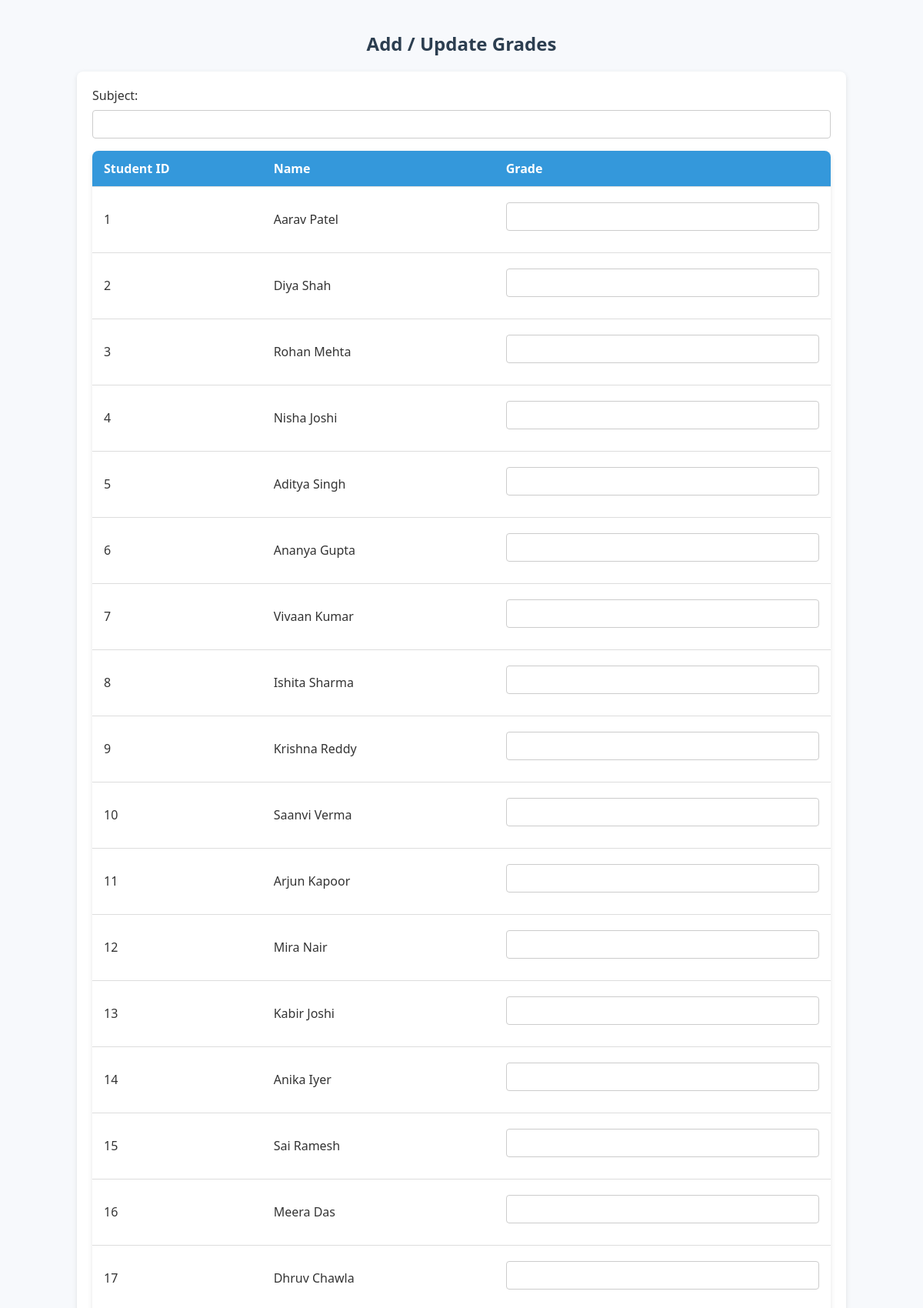
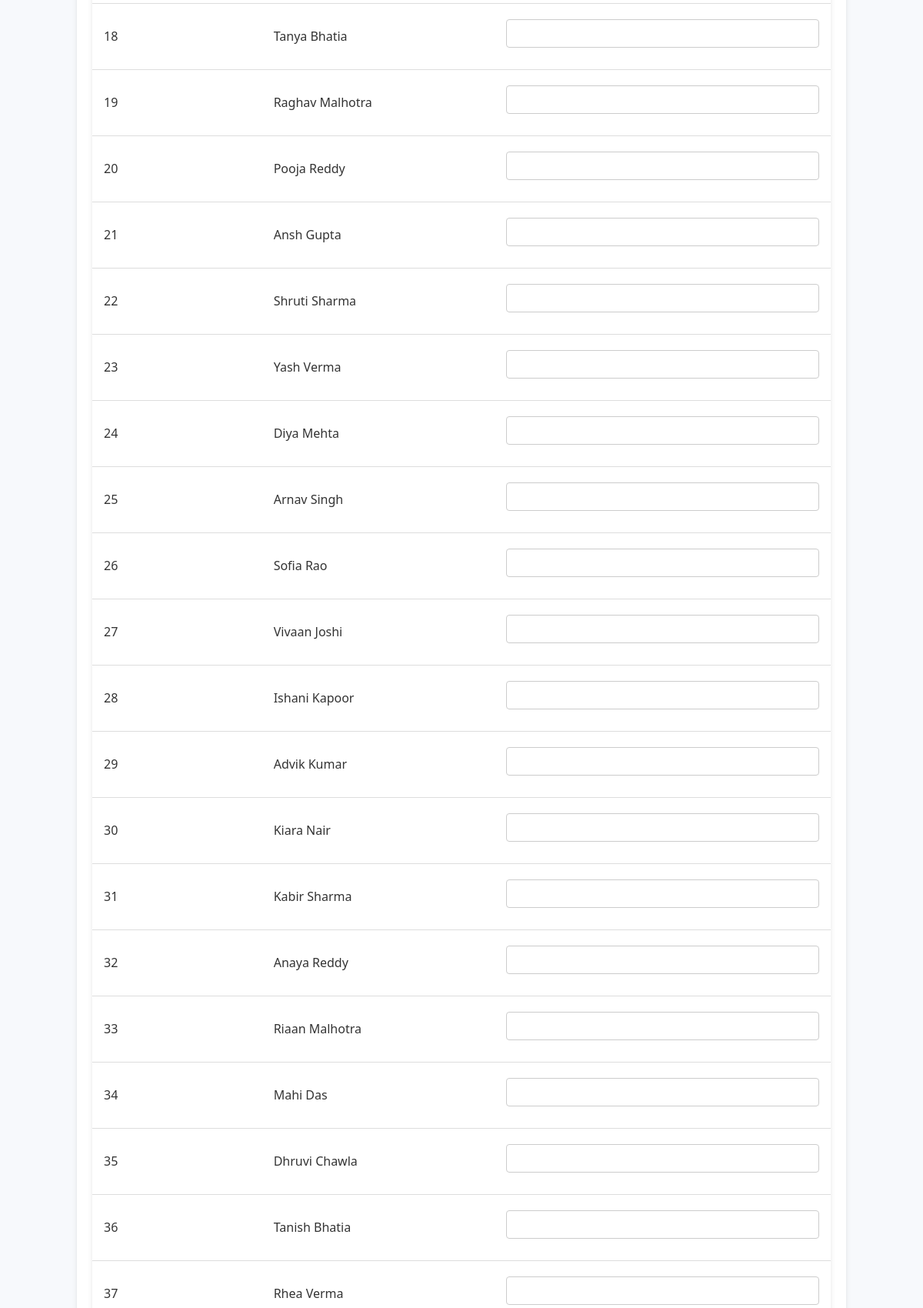
Screenshot of /grades.php (signed in, upper part) with the database file from the repository (2 pictures, top to bottom).
### tables this page shows
CREATE TABLE `students` (
  `id` int(11) NOT NULL,
  `name` varchar(100) NOT NULL,
  `class` varchar(20) NOT NULL,
  `email` varchar(100) NOT NULL,
  `contact` varchar(20) NOT NULL
);

### grades.php (the view, shortened to what this page needs)
<?php
include('config.php');
$students_sql = "SELECT * FROM students";
$students_result = $conn->query($students_sql);
?>
<!DOCTYPE html>
<html lang="en">
<head>
    <link rel="stylesheet" href="css/style.css">
</head>
<body>
<div class="container">
    <h2>Add / Update Grades</h2>
    <form method="POST" action="">
        Subject: <input type="text" name="subject" required>
        <table>
            <tr>
                <th>Student ID</th>
                <th>Name</th>
                <th>Grade</th>
            </tr>
            <?php
            if($students_result->num_rows > 0){
                while($student = $students_result->fetch_assoc()){
                    echo "<tr>
                            <td>".$student['id']."</td>
                            <td>".$student['name']."</td>
                            <td><input type='text' name='grade[".$student['id']."]'></td>
                          </tr>";
                }
            }
            ?>
        </table>
    </form>
</div>
</body>
</html>

### css/style.css (style rules this page uses)
body { font-family: 'Segoe UI', Tahoma, Geneva, Verdana, sans-serif; background-color: #f7f9fc; margin: 0; padding: 0; color: #333; }
.container { max-width: 1000px; margin: auto; padding: 20px; }
h2, h3 { color: #2c3e50; }
h2 { text-align: center; margin-top: 20px; }
form { background-color: #fff; padding: 20px; border-radius: 8px; box-shadow: 0 2px 6px rgba(0,0,0,0.1); }
input[type="text"], input[type="email"], input[type="password"], input[type="date"], select { width: 100%; padding: 10px; margin: 8px 0 16px 0; border: 1px solid #ccc; border-radius: 4px; box-sizing: border-box; }
table { width: 100%; border-collapse: collapse; margin-bottom: 20px; background-color: #fff; border-radius: 8px; overflow: hidden; box-shadow: 0 2px 6px rgba(0,0,0,0.1); }
table th, table td { padding: 12px 15px; text-align: left; border-bottom: 1px solid #ddd; }
table th { background-color: #3498db; color: #fff; }

### rows the page displays
students: id "1", name "Aarav Patel"
students: id "2", name "Diya Shah"
students: id "3", name "Rohan Mehta"
students: id "4", name "Nisha Joshi"
students: id "5", name "Aditya Singh"
students: id "6", name "Ananya Gupta"
students: id "7", name "Vivaan Kumar"
students: id "8", name "Ishita Sharma"
students: id "9", name "Krishna Reddy"
students: id "10", name "Saanvi Verma"
students: id "11", name "Arjun Kapoor"
students: id "12", name "Mira Nair"
students: id "13", name "Kabir Joshi"
students: id "14", name "Anika Iyer"
students: id "15", name "Sai Ramesh"
students: id "16", name "Meera Das"
students: id "17", name "Dhruv Chawla"
students: id "18", name "Tanya Bhatia"
students: id "19", name "Raghav Malhotra"
students: id "20", name "Pooja Reddy"
students: id "21", name "Ansh Gupta"
students: id "22", name "Shruti Sharma"
students: id "23", name "Yash Verma"
students: id "24", name "Diya Mehta"
students: id "25", name "Arnav Singh"
students: id "26", name "Sofia Rao"
students: id "27", name "Vivaan Joshi"
students: id "28", name "Ishani Kapoor"
students: id "29", name "Advik Kumar"
students: id "30", name "Kiara Nair"
students: id "31", name "Kabir Sharma"
students: id "32", name "Anaya Reddy"
students: id "33", name "Riaan Malhotra"
students: id "34", name "Mahi Das"
students: id "35", name "Dhruvi Chawla"
students: id "36", name "Tanish Bhatia"
students: id "37", name "Rhea Verma"
